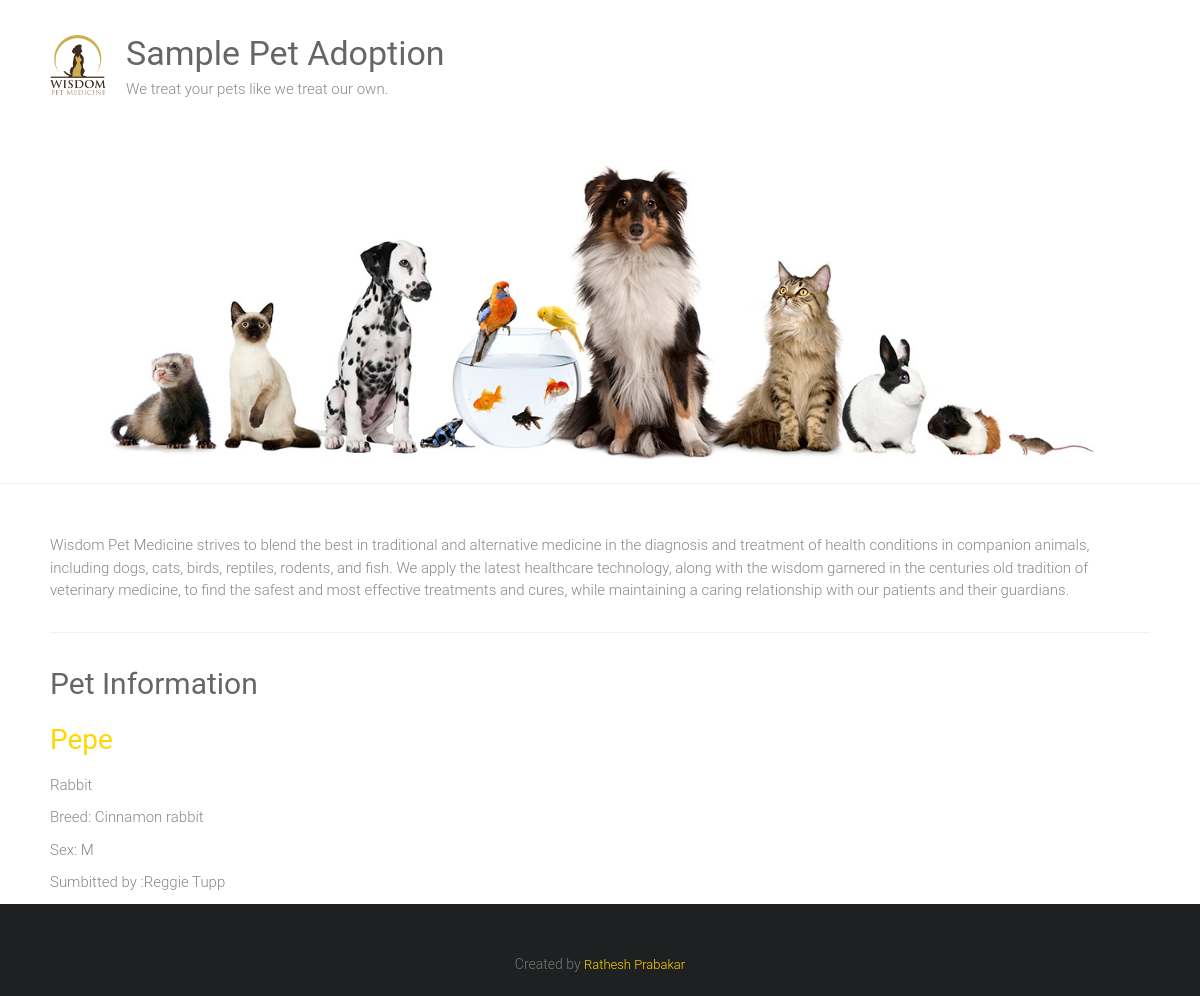
Page /adoption/1/ on the committed database.
### adoption/models.py (models this page shows)
class pet(models.Model):
	SEX_CHOICES = [('M','Male'),('F','Female')]
	name= models.CharField(max_length=100)
	submitter=models.CharField(max_length=100)
	species=models.CharField(max_length=30)
	submission_date=models.DateTimeField()
	description=models.TextField()
	breed=models.CharField(max_length=30, blank=True)
	sex=models.CharField(max_length=1,choices=SEX_CHOICES,blank=True)
	age=models.IntegerField(null=True)
	vaccination=models.ManyToManyField('Vaccine', blank=True)

### adoption/views.py (the view)
# urls.py: path('adoption/<int:pet_id>/',views.pet_details,name='details'),
def pet_details(request,pet_id):
     try:
        Pet=pet.objects.get(id=pet_id)
     except pet.DoesNotExist:
        raise Http404("Oops, Page Not found")
     return render(request,'pet_detail.html',{'Pet':Pet})

### adoption/templates/pet_detail.html (shortened to what this page needs)
{% extends "base.html" %}
{% block content %}
<div>
			<h1>Pet Information</h1>
			<h2 style="color: gold">{{ Pet.name }}</h2>
			<p>{{ Pet.species }}</p>
			{% if Pet.breed %}
				<p>Breed: {{Pet.breed}}</p>
			{% endif %}
			{% if Pet.sex %}
				<p>Sex: {{Pet.sex}}</p>
			{% endif %}
			<p>Sumbitted by :{{Pet.submitter}}</p>
</div>
{% endblock %}

### static/style.css (style rules this page uses)
html, body, div, span, applet, object, iframe, h1, h2, h3, h4, h5, h6, p, blockquote, pre, a, abbr, acronym, address, big, cite, code, del, dfn, em, font, ins, kbd, q, s, samp, small, strike, strong, sub, sup, tt, var, dl, dt, dd, ol, ul, li, fieldset, form, label, legend, table, caption, tbody, tfoot, thead, tr, th, td { border: 0; font: inherit; font-size: 100%; font-style: inherit; font-weight: inherit; margin: 0; outline: 0; padding: 0; vertical-align: baseline; }
html { overflow-y: scroll; -webkit-text-size-adjust: 100%; -ms-text-size-adjust: 100%; }
h1, h2, h3, h4, h5, h6 { color: #666666; line-height: 1.4; padding-bottom: 15px; font-weight: normal; }
h1 { font-size: 30px; }
h2 { font-size: 28px; }
body, button, input, select, textarea { color: #888888; font-size: 15px; line-height: 1.5; font-family: 'Roboto', sans-serif; font-weight: 300; }
p { color: #888888; font-size: 15px; line-height: 1.5; margin-bottom: 15px; font-weight: 300; }
body { background: #f2f2f2; }
body { padding-top: 30px; padding-bottom: 30px; }
body.wide { padding-top: 0; padding-bottom: 0; }
.single-page p { margin-bottom: 10px; }

### rows in the picture
pet: name "Pepe", species "Rabbit", breed "Cinnamon rabbit", sex "M", submitter "Reggie Tupp"
